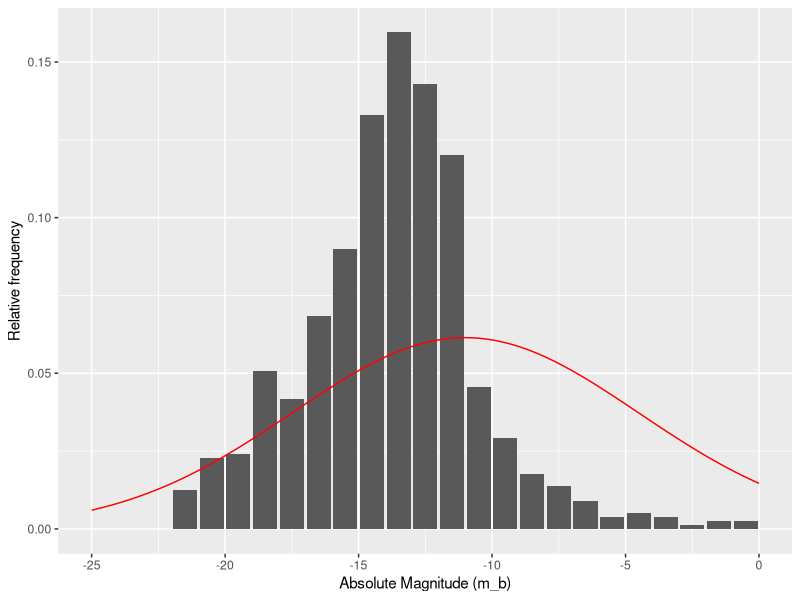

Reproduce this figure in R.
library(tidyverse)
library(ggplot2)

##Read data
galaxies <- read_csv("suites_dw_Table1_cleaned.csv")

#Split into 20 categiries, by magnitude (m_b), and count number of galaxies
breaks <- hist(galaxies$m_b, breaks = 20, plot = F)

#Find average frequency
average_freq <- breaks$counts/sum(breaks$counts)
average_freq <- 
  as.data.frame(x = average_freq) %>% 
  mutate(breaks = breaks$mids)

###find theoretical distribution
x = seq(from = -25, to = 0, by =.1)
norm_fun <- 
  data.frame(
    x = x,
    y = dnorm(x,mean = mean(average_freq$breaks), sd = sd(average_freq$breaks))
  )

#Plot the findings
ggplot()+
  geom_col(data = average_freq, aes(x = breaks, y = average_freq))+
  geom_line(data = norm_fun, aes(x = x, y = y), colour = "red") +
  labs(x = "Absolute Magnitude (m_b)", y = "Relative frequency")

##We can see that we would expect that there were fewer larger objects,
#and more smaller objects. A possible explenation is that is is harder to 
#observe smaller objects.
